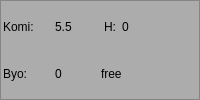
            <widget class="QFrame" name="frame_2" >
             <property name="sizePolicy" >
              <sizepolicy vsizetype="Minimum" hsizetype="Preferred" >
               <horstretch>0</horstretch>
               <verstretch>0</verstretch>
              </sizepolicy>
             </property>
             <property name="minimumSize" >
              <size>
               <width>16</width>
               <height>40</height>
              </size>
             </property>
             <property name="palette" >
              <palette>
               <active>
                <colorrole role="WindowText" >
                 <brush brushstyle="SolidPattern" >
                  <color alpha="255" >
                   <red>0</red>
                   <green>0</green>
                   <blue>0</blue>
                  </color>
                 </brush>
                </colorrole>
                <colorrole role="Button" >
                 <brush brushstyle="SolidPattern" >
                  <color alpha="255" >
                   <red>172</red>
                   <green>172</green>
                   <blue>172</blue>
                  </color>
                 </brush>
                </colorrole>
                <colorrole role="Light" >
                 <brush brushstyle="SolidPattern" >
                  <color alpha="255" >
                   <red>255</red>
                   <green>255</green>
                   <blue>255</blue>
                  </color>
                 </brush>
                </colorrole>
                <colorrole role="Midlight" >
                 <brush brushstyle="SolidPattern" >
                  <color alpha="255" >
                   <red>213</red>
                   <green>213</green>
                   <blue>213</blue>
                  </color>
                 </brush>
                </colorrole>
                <colorrole role="Dark" >
                 <brush brushstyle="SolidPattern" >
                  <color alpha="255" >
                   <red>86</red>
                   <green>86</green>
                   <blue>86</blue>
                  </color>
                 </brush>
                </colorrole>
                <colorrole role="Mid" >
                 <brush brushstyle="SolidPattern" >
                  <color alpha="255" >
                   <red>115</red>
                   <green>115</green>
                   <blue>115</blue>
                  </color>
                 </brush>
                </colorrole>
                <colorrole role="Text" >
                 <brush brushstyle="SolidPattern" >
                  <color alpha="255" >
                   <red>0</red>
                   <green>0</green>
                   <blue>0</blue>
                  </color>
                 </brush>
                </colorrole>
                <colorrole role="BrightText" >
                 <brush brushstyle="SolidPattern" >
                  <color alpha="255" >
                   <red>255</red>
                   <green>255</green>
                   <blue>255</blue>
                  </color>
                 </brush>
                </colorrole>
                <colorrole role="ButtonText" >
                 <brush brushstyle="SolidPattern" >
                  <color alpha="255" >
                   <red>0</red>
                   <green>0</green>
                   <blue>0</blue>
                  </color>
                 </brush>
                </colorrole>
                <colorrole role="Base" >
                 <brush brushstyle="SolidPattern" >
                  <color alpha="255" >
                   <red>255</red>
                   <green>255</green>
                   <blue>255</blue>
                  </color>
                 </brush>
                </colorrole>
                <colorrole role="Window" >
                 <brush brushstyle="SolidPattern" >
                  <color alpha="255" >
                   <red>172</red>
                   <green>172</green>
                   <blue>172</blue>
                  </color>
                 </brush>
                </colorrole>
                <colorrole role="Shadow" >
                 <brush brushstyle="SolidPattern" >
                  <color alpha="255" >
                   <red>0</red>
                   <green>0</green>
                   <blue>0</blue>
                  </color>
                 </brush>
                </colorrole>
                <colorrole role="AlternateBase" >
                 <brush brushstyle="SolidPattern" >
                  <color alpha="255" >
                   <red>213</red>
                   <green>213</green>
                   <blue>213</blue>
                  </color>
                 </brush>
                </colorrole>
               </active>
               <inactive>
                <colorrole role="WindowText" >
                 <brush brushstyle="SolidPattern" >
                  <color alpha="255" >
                   <red>0</red>
                   <green>0</green>
                   <blue>0</blue>
                  </color>
                 </brush>
                </colorrole>
                <colorrole role="Button" >
                 <brush brushstyle="SolidPattern" >
                  <color alpha="255" >
                   <red>172</red>
                   <green>172</green>
                   <blue>172</blue>
                  </color>
                 </brush>
                </colorrole>
                <colorrole role="Light" >
                 <brush brushstyle="SolidPattern" >
                  <color alpha="255" >
                   <red>255</red>
                   <green>255</green>
                   <blue>255</blue>
                  </color>
                 </brush>
                </colorrole>
                <colorrole role="Midlight" >
                 <brush brushstyle="SolidPattern" >
                  <color alpha="255" >
                   <red>213</red>
                   <green>213</green>
                   <blue>213</blue>
                  </color>
                 </brush>
                </colorrole>
                <colorrole role="Dark" >
                 <brush brushstyle="SolidPattern" >
                  <color alpha="255" >
                   <red>86</red>
                   <green>86</green>
                   <blue>86</blue>
                  </color>
                 </brush>
                </colorrole>
                <colorrole role="Mid" >
                 <brush brushstyle="SolidPattern" >
                  <color alpha="255" >
                   <red>115</red>
                   <green>115</green>
                   <blue>115</blue>
                  </color>
                 </brush>
                </colorrole>
                <colorrole role="Text" >
                 <brush brushstyle="SolidPattern" >
                  <color alpha="255" >
                   <red>0</red>
                   <green>0</green>
                   <blue>0</blue>
                  </color>
                 </brush>
                </colorrole>
                <colorrole role="BrightText" >
                 <brush brushstyle="SolidPattern" >
                  <color alpha="255" >
                   <red>255</red>
                   <green>255</green>
                   <blue>255</blue>
                  </color>
                 </brush>
                </colorrole>
                <colorrole role="ButtonText" >
                 <brush brushstyle="SolidPattern" >
                  <color alpha="255" >
                   <red>0</red>
                   <green>0</green>
                   <blue>0</blue>
                  </color>
                 </brush>
                </colorrole>
                <colorrole role="Base" >
                 <brush brushstyle="SolidPattern" >
                  <color alpha="255" >
                   <red>255</red>
                   <green>255</green>
                   <blue>255</blue>
                  </color>
                 </brush>
                </colorrole>
                <colorrole role="Window" >
                 <brush brushstyle="SolidPattern" >
                  <color alpha="255" >
                   <red>172</red>
                   <green>172</green>
                   <blue>172</blue>
                  </color>
                 </brush>
                </colorrole>
                <colorrole role="Shadow" >
                 <brush brushstyle="SolidPattern" >
                  <color alpha="255" >
                   <red>0</red>
                   <green>0</green>
                   <blue>0</blue>
                  </color>
                 </brush>
                </colorrole>
                <colorrole role="AlternateBase" >
                 <brush brushstyle="SolidPattern" >
                  <color alpha="255" >
                   <red>213</red>
                   <green>213</green>
                   <blue>213</blue>
                  </color>
                 </brush>
                </colorrole>
               </inactive>
               <disabled>
                <colorrole role="WindowText" >
                 <brush brushstyle="SolidPattern" >
                  <color alpha="255" >
                   <red>86</red>
                   <green>86</green>
                   <blue>86</blue>
                  </color>
                 </brush>
                </colorrole>
                <colorrole role="Button" >
                 <brush brushstyle="SolidPattern" >
                  <color alpha="255" >
                   <red>172</red>
                   <green>172</green>
                   <blue>172</blue>
                  </color>
                 </brush>
                </colorrole>
                <colorrole role="Light" >
                 <brush brushstyle="SolidPattern" >
                  <color alpha="255" >
                   <red>255</red>
                   <green>255</green>
                   <blue>255</blue>
                  </color>
                 </brush>
                </colorrole>
                <colorrole role="Midlight" >
                 <brush brushstyle="SolidPattern" >
                  <color alpha="255" >
                   <red>213</red>
                   <green>213</green>
                   <blue>213</blue>
                  </color>
                 </brush>
                </colorrole>
                <colorrole role="Dark" >
                 <brush brushstyle="SolidPattern" >
                  <color alpha="255" >
                   <red>86</red>
                   <green>86</green>
                   <blue>86</blue>
                  </color>
                 </brush>
                </colorrole>
                <colorrole role="Mid" >
                 <brush brushstyle="SolidPattern" >
                  <color alpha="255" >
                   <red>115</red>
                   <green>115</green>
                   <blue>115</blue>
                  </color>
                 </brush>
                </colorrole>
                <colorrole role="Text" >
                 <brush brushstyle="SolidPattern" >
                  <color alpha="255" >
                   <red>86</red>
                   <green>86</green>
                   <blue>86</blue>
                  </color>
                 </brush>
                </colorrole>
                <colorrole role="BrightText" >
                 <brush brushstyle="SolidPattern" >
                  <color alpha="255" >
                   <red>255</red>
                   <green>255</green>
                   <blue>255</blue>
                  </color>
                 </brush>
                </colorrole>
                <colorrole role="ButtonText" >
                 <brush brushstyle="SolidPattern" >
                  <color alpha="255" >
                   <red>86</red>
                   <green>86</green>
                   <blue>86</blue>
                  </color>
                 </brush>
                </colorrole>
                <colorrole role="Base" >
                 <brush brushstyle="SolidPattern" >
                  <color alpha="255" >
                   <red>172</red>
                   <green>172</green>
                   <blue>172</blue>
                  </color>
                 </brush>
                </colorrole>
                <colorrole role="Window" >
                 <brush brushstyle="SolidPattern" >
                  <color alpha="255" >
                   <red>172</red>
                   <green>172</green>
                   <blue>172</blue>
                  </color>
                 </brush>
                </colorrole>
                <colorrole role="Shadow" >
                 <brush brushstyle="SolidPattern" >
                  <color alpha="255" >
                   <red>0</red>
                   <green>0</green>
                   <blue>0</blue>
                  </color>
                 </brush>
                </colorrole>
                <colorrole role="AlternateBase" >
                 <brush brushstyle="SolidPattern" >
                  <color alpha="255" >
                   <red>172</red>
                   <green>172</green>
                   <blue>172</blue>
                  </color>
                 </brush>
                </colorrole>
               </disabled>
              </palette>
             </property>
             <property name="frameShape" >
              <enum>QFrame::StyledPanel</enum>
             </property>
             <property name="frameShadow" >
              <enum>QFrame::Raised</enum>
             </property>
             <layout class="QGridLayout" >
              <property name="margin" >
               <number>2</number>
              </property>
              <property name="spacing" >
               <number>1</number>
              </property>
              <item row="1" column="1" >
               <widget class="QLabel" name="freeratedLabel" >
                <property name="toolTip" >
                 <string>free/rated game</string>
                </property>
                <property name="whatsThis" >
                 <string>free game:

use "free" command to make game rated or unrated (free)</string>
                </property>
                <property name="text" >
                 <string>free</string>
                </property>
                <property name="alignment" >
                 <set>Qt::AlignLeading|Qt::AlignLeft|Qt::AlignVCenter</set>
                </property>
               </widget>
              </item>
              <item row="0" column="1" >
               <layout class="QHBoxLayout" >
                <property name="spacing" >
                 <number>6</number>
                </property>
                <property name="margin" >
                 <number>0</number>
                </property>
                <item>
                 <widget class="QLabel" name="TextLabel_Handicap" >
                  <property name="maximumSize" >
                   <size>
                    <width>15</width>
                    <height>32767</height>
                   </size>
                  </property>
                  <property name="toolTip" >
                   <string>Handicap</string>
                  </property>
                  <property name="whatsThis" >
                   <string>Handicap

Number of stones placed by black as his first move.</string>
                  </property>
                  <property name="text" >
                   <string>H:</string>
                  </property>
                  <property name="alignment" >
                   <set>Qt::AlignRight|Qt::AlignTrailing|Qt::AlignVCenter</set>
                  </property>
                 </widget>
                </item>
                <item>
                 <widget class="QLabel" name="handicap" >
                  <property name="text" >
                   <string>0</string>
                  </property>
                 </widget>
                </item>
               </layout>
              </item>
              <item row="0" column="0" >
               <layout class="QHBoxLayout" >
                <property name="spacing" >
                 <number>6</number>
                </property>
                <property name="margin" >
                 <number>0</number>
                </property>
                <item>
                 <widget class="QLabel" name="TextLabel_komi" >
                  <property name="toolTip" >
                   <string>komi points</string>
                  </property>
                  <property name="whatsThis" >
                   <string>komi:

Add komi points to white because black has the advantage to set the first stone.
Use "komi x" to request a komi of x (number).</string>
                  </property>
                  <property name="text" >
                   <string>Komi:</string>
                  </property>
                 </widget>
                </item>
                <item>
                 <widget class="QLabel" name="komi" >
                  <property name="text" >
                   <string>5.5</string>
                  </property>
                 </widget>
                </item>
               </layout>
              </item>
              <item row="1" column="0" >
               <layout class="QHBoxLayout" >
                <property name="spacing" >
                 <number>6</number>
                </property>
                <property name="margin" >
                 <number>0</number>
                </property>
                <item>
                 <widget class="QLabel" name="TextLabel_Byo" >
                  <property name="toolTip" >
                   <string>byoyomi time (minutes)</string>
                  </property>
                  <property name="whatsThis" >
                   <string>Byoyomi time

Additional time to place a number of stones.
If time reaches zero before all stones are placed, the game ends immediately: "... forfeits on time."

Time Systems (offline):

Absolute: Byo = 0, no additional time after main time is zero.

Canadian: e.g. Byo = 6/25, 25 stones to place in 6 minutes; if all stones are placed. The byoyomi period is reset to this value and the same number of stones have to be placed until the game ends.

byo-yomi: e.g. Byo: 7x30s, 7 periods at 30 seconds; if a stone is placed within 30 seconds, time is reset to 30 seconds, if not placed within 30 seconds, period will be decreased by one, a new period of 30 seconds starts; if period is zero and last time interval is over then game ends.</string>
                  </property>
                  <property name="text" >
                   <string>Byo:</string>
                  </property>
                 </widget>
                </item>
                <item>
                 <widget class="QLabel" name="byoyomi" >
                  <property name="text" >
                   <string>0</string>
                  </property>
                 </widget>
                </item>
               </layout>
              </item>
             </layout>
            </widget>
